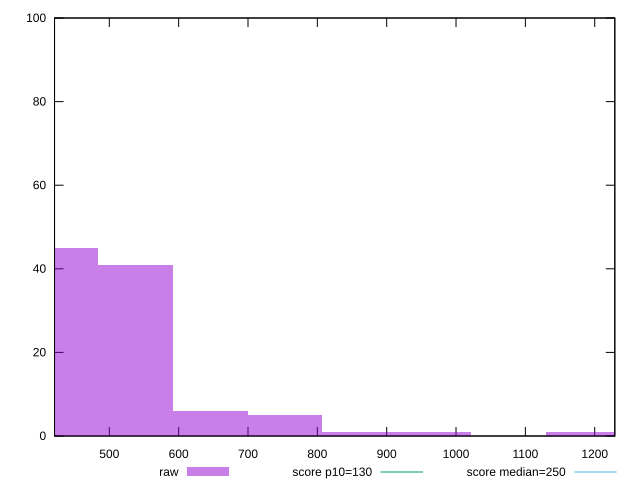

gnuplot code for this plot:
reset

$raw <<EOF
968.3787380739651 1
537.9881878188695 41
430.3905502550956 45
860.7811005101912 1
753.1834629464173 5
645.5858253826434 6
1183.574013201513 1
EOF

set key outside below
set boxwidth 107.5976375637739
set xrange [421:1228.999999999999]
set yrange [0:100]
set trange [0:100]
set style fill transparent solid 0.5 noborder

set parametric
set terminal svg size 640, 490 enhanced background rgb 'white'
set output "reprap/max-potential-fid/samples/pages/raw/histogram.svg"

plot $raw title "raw" with boxes, \
     130,t title "score p10=130", \
     250,t title "score median=250"

reset
